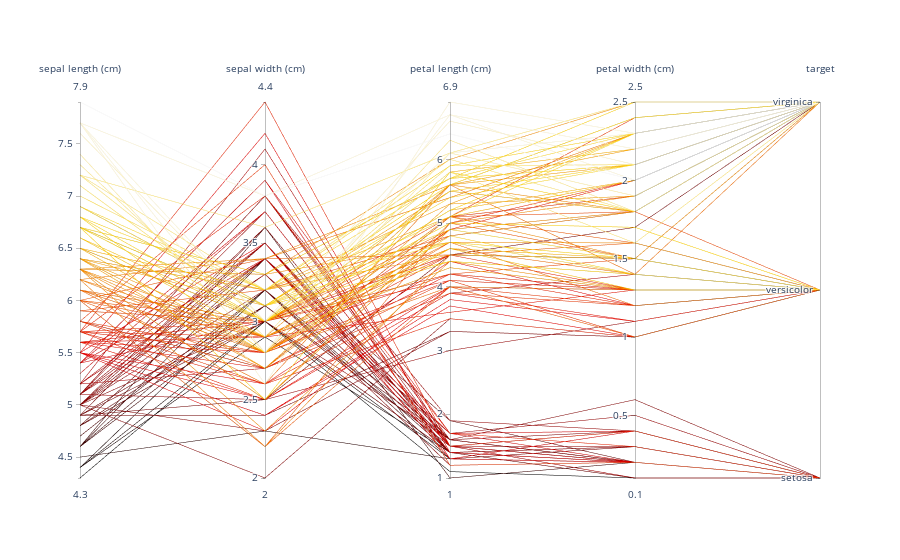

Source (notebook cell):
### Code cell
parallel(
    data,
    ["sepal length (cm)", "sepal width (cm)", "petal length (cm)", "petal width (cm)", 'target'],
    color='sepal length (cm)',
    color_continuous_scale='hot'
)

### Figure 1 — Plotly figure (JSON) as saved in the notebook; plotly's stock layout.template omitted (floating-point values rounded to 4 significant figures; data arrays with more than 128 entries replaced by an {"elided": "..."} marker saying what was removed)
{"data": [{"dimensions": [{"label": "sepal length (cm)", "values": {"elided": "150 float values"}}, {"label": "sepal width (cm)", "values": {"elided": "150 float values"}}, {"label": "petal length (cm)", "values": {"elided": "150 float values"}}, {"label": "petal width (cm)", "values": {"elided": "150 float values"}}, {"label": "target", "ticktext": ["setosa", "versicolor", "virginica"], "tickvals": [0, 1, 2], "values": {"elided": "150 int values"}}], "line": {"color": {"elided": "150 float values"}, "colorscale": [[0, "rgb(0, 0, 0)"], [0.3333, "rgb(230,0,0)"], [0.6667, "rgb(255,210,0)"], [1, "rgb(255,255,255)"]]}, "type": "parcoords"}], "layout": {"autosize": true}}
